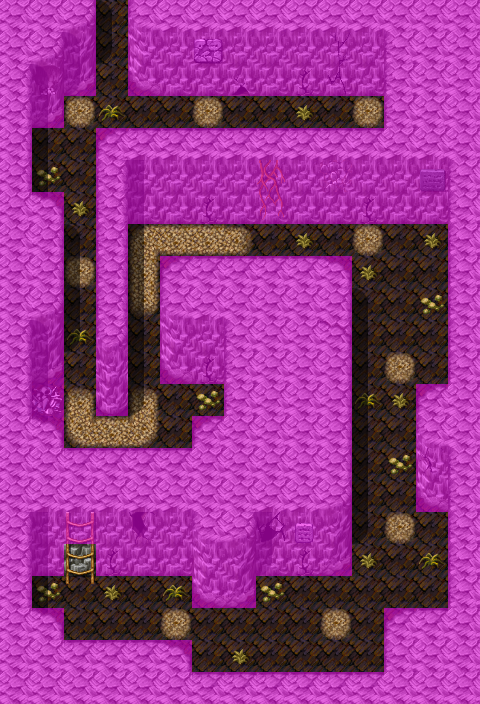

Rendered tile map (Tiled .tmx) drawn with the repository's tilesets; below, a short description and the map source with its tile grids summarised:
An orthogonal 15x22 tile map with 32x32 px tiles, 4 tile layers (Ground, Objects, Above, Walkable), 9 tilesets and 8 objects (6x spawn, 2x mapchange).

<map version="1.0" orientation="orthogonal" width="15" height="22" tilewidth="32" tileheight="32">
    <tileset firstgid="1" name="map_3" tilewidth="32" tileheight="32">
        <image source="../drawable/map_3.png" />
    </tileset>
    <tileset firstgid="65" name="map_4" tilewidth="32" tileheight="32">
        <image source="../drawable/map_4.png" />
    </tileset>
    <tileset firstgid="129" name="map_5" tilewidth="32" tileheight="32">
        <image source="../drawable/map_5.png" />
    </tileset>
    <tileset firstgid="193" name="map_6" tilewidth="32" tileheight="32">
        <image source="../drawable/map_6.png" />
    </tileset>
    <tileset firstgid="257" name="map_2" tilewidth="32" tileheight="32">
        <image source="../drawable/map_2.png" />
    </tileset>
    <tileset firstgid="321" name="map_0" tilewidth="32" tileheight="32">
        <image source="../drawable/map_0.png" />
    </tileset>
    <tileset firstgid="385" name="map_10" tilewidth="32" tileheight="32">
        <image source="../drawable/map_10.png" />
    </tileset>
    <tileset firstgid="449" name="map_1" tilewidth="32" tileheight="32">
        <image source="../drawable/map_1.png" />
    </tileset>
    <tileset firstgid="513" name="map_9" tilewidth="32" tileheight="32">
        <image source="../drawable/map_9.png" />
    </tileset>
    <layer name="Ground" width="15" height="22">
        <data>[330 cells, 330 non-empty, 16 distinct tile ids]</data>
    </layer>
    <layer name="Objects" width="15" height="22">
        <data>[330 cells, 83 non-empty, 35 distinct tile ids]</data>
    </layer>
    <layer name="Above" width="15" height="22">
        <data>[330 cells, 40 non-empty, 5 distinct tile ids]</data>
    </layer>
    <layer name="Walkable" width="15" height="22">
        <data>[330 cells, 231 non-empty, 1 distinct tile ids]</data>
    </layer>
    <objectgroup name="Mapevents">
        <object name="north" type="mapchange" x="96" y="0" width="32" height="32">
            <properties>
                <property name="map" value="blackwater_mountain17" />
                <property name="place" value="south2" />
            </properties>
        </object>
        <object name="up" type="mapchange" x="64" y="544" width="32" height="32">
            <properties>
                <property name="map" value="blackwater_mountain19" />
                <property name="place" value="down" />
            </properties>
        </object>
    </objectgroup>
    <objectgroup name="Spawn">
        <object name="gornaud_3" type="spawn" x="128" y="288" width="32" height="96">
            <properties>
                <property name="spawngroup" value="gornaud_3" />
            </properties>
        </object>
        <object name="gornaud_3_1" type="spawn" x="64" y="224" width="32" height="160">
            <properties>
                <property name="spawngroup" value="gornaud_3" />
            </properties>
        </object>
        <object name="gornaud_3_2" type="spawn" x="128" y="96" width="256" height="32">
            <properties>
                <property name="spawngroup" value="gornaud_3" />
            </properties>
        </object>
        <object name="gornaud_2" type="spawn" x="160" y="224" width="64" height="32">
            <properties>
                <property name="spawngroup" value="gornaud_2" />
            </properties>
        </object>
        <object name="gornaud_2_1" type="spawn" x="224" y="224" width="224" height="448">
            <properties>
                <property name="quantity" value="3" />
                <property name="spawngroup" value="gornaud_2" />
            </properties>
        </object>
        <object name="gornaud_2_2" type="spawn" x="128" y="576" width="160" height="96">
            <properties>
                <property name="quantity" value="3" />
                <property name="spawngroup" value="gornaud_2" />
            </properties>
        </object>
    </objectgroup>
    <objectgroup name="Keys" />
</map>
